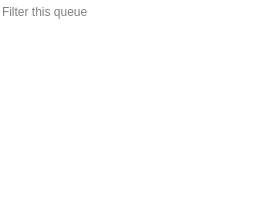
                    <widget class="QWidget" name="tab">
                     <property name="styleSheet">
                      <string notr="true">border:none;
background-color: transparent;
</string>
                     </property>
                     <attribute name="icon">
                      <iconset resource="icons.qrc">
                       <normaloff>:/icons/sidebar/songs.png</normaloff>:/icons/sidebar/songs.png</iconset>
                     </attribute>
                     <attribute name="title">
                      <string>Olivia</string>
                     </attribute>
                     <layout class="QVBoxLayout" name="verticalLayout_9">
                      <property name="spacing">
                       <number>6</number>
                      </property>
                      <property name="leftMargin">
                       <number>0</number>
                      </property>
                      <property name="topMargin">
                       <number>4</number>
                      </property>
                      <property name="rightMargin">
                       <number>0</number>
                      </property>
                      <property name="bottomMargin">
                       <number>2</number>
                      </property>
                      <item>
                       <layout class="QHBoxLayout" name="horizontalLayout">
                        <property name="topMargin">
                         <number>0</number>
                        </property>
                        <property name="rightMargin">
                         <number>4</number>
                        </property>
                        <item>
                         <widget class="QLineEdit" name="filter_olivia">
                          <property name="styleSheet">
                           <string notr="true">border:none;
background-color: transparent;
</string>
                          </property>
                          <property name="placeholderText">
                           <string>Filter this queue</string>
                          </property>
                          <property name="clearButtonEnabled">
                           <bool>true</bool>
                          </property>
                         </widget>
                        </item>
                        <item>
                         <widget class="QPushButton" name="olivia_queue_options">
                          <property name="sizePolicy">
                           <sizepolicy hsizetype="Maximum" vsizetype="Maximum">
                            <horstretch>0</horstretch>
                            <verstretch>0</verstretch>
                           </sizepolicy>
                          </property>
                          <property name="maximumSize">
                           <size>
                            <width>20</width>
                            <height>20</height>
                           </size>
                          </property>
                          <property name="focusPolicy">
                           <enum>Qt::NoFocus</enum>
                          </property>
                          <property name="toolTip">
                           <string>This queue options</string>
                          </property>
                          <property name="styleSheet">
                           <string notr="true">border:none;
background-color: transparent;</string>
                          </property>
                          <property name="text">
                           <string/>
                          </property>
                          <property name="icon">
                           <iconset resource="icons.qrc">
                            <normaloff>:/icons/sidebar/playlist.png</normaloff>:/icons/sidebar/playlist.png</iconset>
                          </property>
                          <property name="iconSize">
                           <size>
                            <width>20</width>
                            <height>20</height>
                           </size>
                          </property>
                         </widget>
                        </item>
                       </layout>
                      </item>
                      <item>
                       <widget class="QListWidget" name="olivia_list">
                        <property name="minimumSize">
                         <size>
                          <width>200</width>
                          <height>0</height>
                         </size>
                        </property>
                        <property name="styleSheet">
                         <string notr="true">QListWidget{
	background-color: transparent;
	border:none;
}

QScrollBar:vertical {
	   background-color: transparent;
	   border:none;
       width: 10px;
       margin: 22px 0 22px 0;
   }
   QScrollBar::handle:vertical {
       background: grey;
       min-height: 20px;
   }</string>
                        </property>
                        <property name="verticalScrollBarPolicy">
                         <enum>Qt::ScrollBarAsNeeded</enum>
                        </property>
                        <property name="horizontalScrollBarPolicy">
                         <enum>Qt::ScrollBarAlwaysOff</enum>
                        </property>
                        <property name="autoScroll">
                         <bool>false</bool>
                        </property>
                        <property name="autoScrollMargin">
                         <number>5</number>
                        </property>
                        <property name="verticalScrollMode">
                         <enum>QAbstractItemView::ScrollPerPixel</enum>
                        </property>
                        <property name="horizontalScrollMode">
                         <enum>QAbstractItemView::ScrollPerPixel</enum>
                        </property>
                        <property name="movement">
                         <enum>QListView::Free</enum>
                        </property>
                        <property name="spacing">
                         <number>3</number>
                        </property>
                        <property name="uniformItemSizes">
                         <bool>true</bool>
                        </property>
                        <property name="selectionRectVisible">
                         <bool>true</bool>
                        </property>
                       </widget>
                      </item>
                     </layout>
                    </widget>
